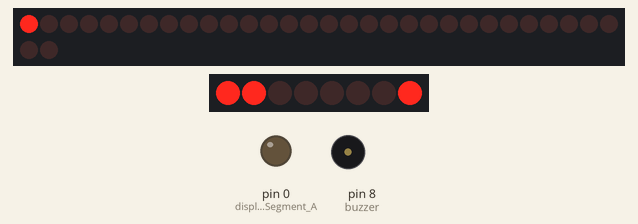
Recording of a sketch running on a simulated Arduino Uno, built with avr-gcc and run on an emulated ATmega328P. Shown: 32 shift-register outputs drawn as a row of LEDs (first output left, lit = HIGH), 8 shift-register outputs drawn as a row of LEDs (first output left, lit = HIGH), output pins drawn as LEDs (lit = HIGH), buzzer (waves = sounding). Wiring (from diagram.json): 4 × shift register (74HC595): data pin 2; shift clock pin 4; latch pin 3; shift register (74HC595): data pin 5; shift clock pin 7; latch pin 6. Wiring (inferred from the signals the program sends): 2 × row of LEDs: on Q0, Q1, Q2, Q3, Q4, Q5, Q6, Q7, Q8, Q9, Q10, Q11, Q12, Q13, Q14, Q15, Q16, Q17, Q18, Q19, Q20, Q21, Q22, Q23, Q24, Q25, Q26, Q27, Q28, Q29, Q30, Q31 / on Q0, Q1, Q2, Q3, Q4, Q5, Q6, Q7. Random numbers use the default seed unless the sketch sets one; pins used as bus, display or sensor lines are not drawn.

Above: at 0.91 s.
At 2.5 s:
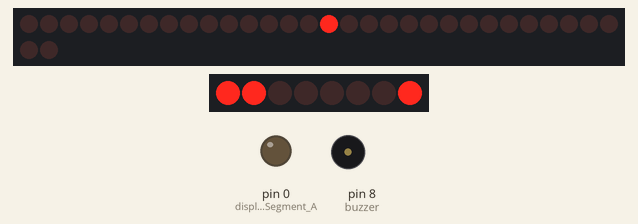
At 4.1 s:
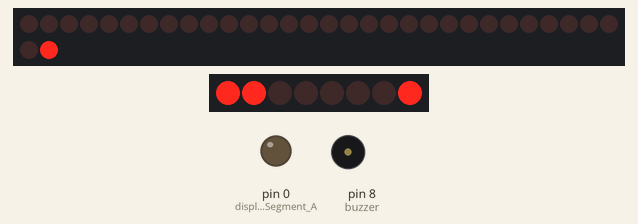
At 4.6 s:
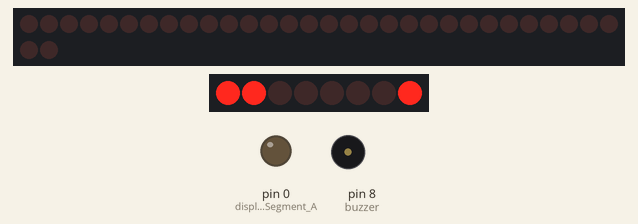
Timing chart, 0 to 6.1 s (numbered marks = the images above):
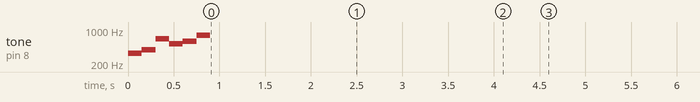

The sketch:

code.ino
```cpp
//necessary Libraries
#include "pitches.h"
#include<Arduino.h>
#include <ShiftOutX.h>
#include <ShiftPinNo.h>
#include <HC595.h>

//function prototypes
void starting_chime();
void display (int digit);
void ledStartSequence();


//segment A of the 7 segment display is malfunctioning.
//defining all pins used
const int button_1 = 9;
const int button_2 = 10;
const int buzzer = 8;
const int led_datapin = 2;
const int led_latchpin = 3;
const int led_clockpin = 4;
const int display_datapin  = 5;
const int display_latchpin  = 6;
const int display_clockpin  = 7;
const int displaySegment_A = 0; //for the 7 segment display. This may not be necessary during physical implementation
const int led_chipCount = 4; //number of led shift registers


//constructors
shiftOutX reg(led_latchpin, led_datapin,led_clockpin , MSBFIRST, led_chipCount);
HC595 ledArray(led_chipCount,led_latchpin,led_clockpin,led_datapin);

/*Initializing all game variables to zero*/
int game_live = 0;

void setup() {
  pinMode(button_1, INPUT_PULLUP);
  pinMode(button_2, INPUT_PULLUP);
  pinMode(buzzer, OUTPUT);
  pinMode(led_datapin, OUTPUT);
  pinMode(led_latchpin, OUTPUT);
  pinMode(led_clockpin, OUTPUT);
  pinMode(display_datapin, OUTPUT);
  pinMode(display_latchpin, OUTPUT);
  pinMode(display_clockpin, OUTPUT);
  pinMode(displaySegment_A, OUTPUT);
//for the HC595 library
  ledArray.reset();
  randomSeed(analogRead(A0)); //initialize random number generator

 //starting sequence
  starting_chime();
  display(0);
  ledStartSequence();


}

void loop() {
game_live = 9;
int current_gameLive = 0;
game_live = current_gameLive;

while (current_gameLive > 0)
{
  display(current_gameLive);
  long startPosition = random(2);
  if (startPosition == 0)
  {
    reg.pinOn(shPin1);
  }
  if (startPosition == 1)
  {
    reg.pinOn(shPin32);
  }


}


}

void starting_chime(){
  tone(buzzer, NOTE_E4);
  delay(150);
  tone(buzzer, NOTE_G4);
  delay(150);
  tone(buzzer, NOTE_E5);
  delay(150);
  tone(buzzer, NOTE_C5);
  delay(150);
  tone(buzzer, NOTE_D5);
  delay(150);
  tone(buzzer, NOTE_G5);
  delay(150);
  noTone(buzzer);
}
void display (int digit){
if (digit == 0){
  digit = B10000011;
  digitalWrite(display_latchpin, LOW);
  shiftOut(display_datapin , display_clockpin , MSBFIRST , digit);
  digitalWrite(display_latchpin, HIGH);
  digitalWrite(displaySegment_A, LOW); //This may not be necessary during physical implementation
  }
  if (digit == 1){
  digit= B10011111;
  digitalWrite(display_latchpin, LOW);
  shiftOut(display_datapin , display_clockpin , MSBFIRST , digit);
  digitalWrite(display_latchpin, HIGH);
  digitalWrite(displaySegment_A, HIGH); //This may not be necessary during physical implementation
  }
  if (digit == 2){
  digit= B10100101;
  digitalWrite(display_latchpin, LOW);
  shiftOut(display_datapin , display_clockpin , MSBFIRST , digit);
  digitalWrite(display_latchpin, HIGH);
  digitalWrite(displaySegment_A, LOW); //This may not be necessary during physical implementation
  }
  if (digit == 3){
  digit= B10001101;
  digitalWrite(display_latchpin, LOW);
  shiftOut(display_datapin , display_clockpin , MSBFIRST , digit);
  digitalWrite(display_latchpin, HIGH);
  digitalWrite(displaySegment_A, LOW); //This may not be necessary during physical implementation
  }
  if (digit == 4){
  digit= B10011001;
  digitalWrite(display_latchpin, LOW);
  shiftOut(display_datapin , display_clockpin , MSBFIRST , digit);
  digitalWrite(display_latchpin, HIGH);
  digitalWrite(displaySegment_A, HIGH); //This may not be necessary during physical implementation
  }
  if (digit == 5){
  digit= B11001001;
  digitalWrite(display_latchpin, LOW);
  shiftOut(display_datapin , display_clockpin , MSBFIRST , digit);
  digitalWrite(display_latchpin, HIGH);
  digitalWrite(displaySegment_A, LOW); //This may not be necessary during physical implementation
  }
   if (digit == 6){
  digit= B11000001;
  digitalWrite(display_latchpin, LOW);
  shiftOut(display_datapin , display_clockpin , MSBFIRST , digit);
  digitalWrite(display_latchpin, HIGH);
  digitalWrite(displaySegment_A, LOW); //This may not be necessary during physical implementation
  }
  if (digit == 7){
  digit= B10011111;
  digitalWrite(display_latchpin, LOW);
  shiftOut(display_datapin , display_clockpin , MSBFIRST , digit);
  digitalWrite(display_latchpin, HIGH);
  digitalWrite(displaySegment_A, LOW); //This may not be necessary during physical implementation
  }
  if (digit == 8){
  digit= B10000001;
  digitalWrite(display_latchpin, LOW);
  shiftOut(display_datapin , display_clockpin , MSBFIRST , digit);
  digitalWrite(display_latchpin, HIGH);
  digitalWrite(displaySegment_A, LOW); //This may not be necessary during physical implementation
  }
  if (digit == 9){
  digit= B10001001;
  digitalWrite(display_latchpin, LOW);
  shiftOut(display_datapin , display_clockpin , MSBFIRST , digit);
  digitalWrite(display_latchpin, HIGH);
  digitalWrite(displaySegment_A, LOW); //This may not be necessary during physical implementation
  }
}

void ledStartSequence(){
int delayMs = 100;
int lastPin = ledArray.lastPin();
int followers = random(1,5);
  for(int i = 0 ; i <= lastPin ; i++) {
    ledArray.setPin(i, ON);
    if (i >= followers) ledArray.setPin(i-followers, OFF);
    delay(delayMs);
  }
  for (int i = lastPin-followers ; i <= lastPin; i++) {
    ledArray.setPin(i, OFF);
    delay(delayMs);
  }
delay(delayMs);
uint32_t goSequence=0b00010010010010010010010010010010;
digitalWrite(led_latchpin,LOW);
shiftOut_32(led_datapin , led_clockpin , MSBFIRST , goSequence);
digitalWrite(led_latchpin,HIGH);
delay(delayMs);
reg.allOff();
}
```

pitches.h
```cpp
/*************************************************
 * Public Constants
 *************************************************/

#define NOTE_B0  31
#define NOTE_C1  33
#define NOTE_CS1 35
#define NOTE_D1  37
#define NOTE_DS1 39
#define NOTE_E1  41
#define NOTE_F1  44
#define NOTE_FS1 46
#define NOTE_G1  49
#define NOTE_GS1 52
#define NOTE_A1  55
#define NOTE_AS1 58
#define NOTE_B1  62
#define NOTE_C2  65
#define NOTE_CS2 69
#define NOTE_D2  73
#define NOTE_DS2 78
#define NOTE_E2  82
#define NOTE_F2  87
#define NOTE_FS2 93
#define NOTE_G2  98
#define NOTE_GS2 104
#define NOTE_A2  110
#define NOTE_AS2 117
#define NOTE_B2  123
#define NOTE_C3  131
#define NOTE_CS3 139
#define NOTE_D3  147
#define NOTE_DS3 156
#define NOTE_E3  165
#define NOTE_F3  175
#define NOTE_FS3 185
#define NOTE_G3  196
#define NOTE_GS3 208
#define NOTE_A3  220
#define NOTE_AS3 233
#define NOTE_B3  247
#define NOTE_C4  262
#define NOTE_CS4 277
#define NOTE_D4  294
#define NOTE_DS4 311
#define NOTE_E4  330
#define NOTE_F4  349
#define NOTE_FS4 370
#define NOTE_G4  392
#define NOTE_GS4 415
#define NOTE_A4  440
#define NOTE_AS4 466
#define NOTE_B4  494
#define NOTE_C5  523
#define NOTE_CS5 554
#define NOTE_D5  587
#define NOTE_DS5 622
#define NOTE_E5  659
#define NOTE_F5  698
#define NOTE_FS5 740
#define NOTE_G5  784
#define NOTE_GS5 831
#define NOTE_A5  880
#define NOTE_AS5 932
#define NOTE_B5  988
#define NOTE_C6  1047
#define NOTE_CS6 1109
#define NOTE_D6  1175
#define NOTE_DS6 1245
#define NOTE_E6  1319
#define NOTE_F6  1397
#define NOTE_FS6 1480
#define NOTE_G6  1568
#define NOTE_GS6 1661
#define NOTE_A6  1760
#define NOTE_AS6 1865
#define NOTE_B6  1976
#define NOTE_C7  2093
#define NOTE_CS7 2217
#define NOTE_D7  2349
#define NOTE_DS7 2489
#define NOTE_E7  2637
#define NOTE_F7  2794
#define NOTE_FS7 2960
#define NOTE_G7  3136
#define NOTE_GS7 3322
#define NOTE_A7  3520
#define NOTE_AS7 3729
#define NOTE_B7  3951
#define NOTE_C8  4186
#define NOTE_CS8 4435
#define NOTE_D8  4699
#define NOTE_DS8 4978
 
```
